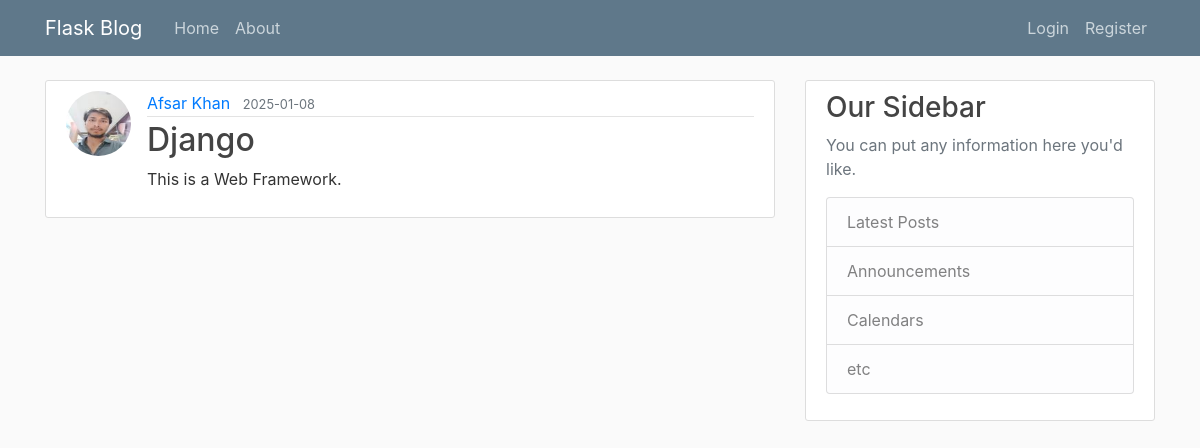
Page /home?username=Afsar+Khan&page=5 on the committed database.
### flaskblog/models.py (models this page shows, shortened)
class Post(db.Model):
    id = db.Column(db.Integer, primary_key=True)
    title = db.Column(db.String(100), nullable=False)
    date_posted = db.Column(db.DateTime, nullable=False, default=datetime.utcnow)
    content = db.Column(db.Text, nullable=False)
    user_id = db.Column(db.Integer, db.ForeignKey('user.id'), nullable=False)

class User(db.Model, UserMixin):
    id = db.Column(db.Integer, primary_key=True)
    username = db.Column(db.String(20), unique=True, nullable=False)
    email = db.Column(db.String(120), unique=True, nullable=False)
    image_file = db.Column(db.String(20), nullable=False, default='default.jpg')
    password = db.Column(db.String(60), nullable=False)
    posts = db.relationship('Post', backref='author', lazy=True)

### flaskblog/routes.py (the view)
@app.route('/')
@app.route('/home')
def home():
    page = request.args.get('page', 1, type=int)
    posts = Post.query.order_by(Post.date_posted.desc()).paginate(page=page, per_page=5)
    return render_template('home.html', posts=posts)

### flaskblog/templates/home.html
{% extends 'layout.html' %}
{% block content %}
{% for post in posts %}
<article class="media content-section">
    <img class="rounded-circle article-img" src="{{ url_for('static', filename='profile_pics/' + post.author.image_file) }}" alt="">
    <div class="media-body">
        <div class="article-metadata">
            <a class="mr-2" href="#">{{ post.author.username }}</a>
            <small class="text-muted">{{ post.date_posted.strftime('%Y-%m-%d') }}</small>
        </div>
        <h2><a class="article-title" href="{{ url_for('post', post_id=post.id) }}">{{ post.title }}</a></h2>
        <p class="article-content">{{ post.content }}</p>
    </div>
</article>
{% endfor %}
{% endblock content %}

### flaskblog/static/main.css (style rules this page uses)
body { background: #fafafa; color: #333333; margin-top: 5rem; }
h1, h2, h3, h4, h5, h6 { color: #444444; }
.content-section { background: #ffffff; padding: 10px 20px; border: 1px solid #dddddd; border-radius: 3px; margin-bottom: 20px; }
.article-title { color: #444444; }
.article-content { white-space: pre-line; }
.article-img { height: 65px; width: 65px; margin-right: 16px; }
.article-metadata { padding-bottom: 1px; margin-bottom: 4px; border-bottom: 1px solid #e3e3e3 }

### rows in the picture
Post: image_file (picture), author.username "Afsar Khan", date_posted "2025-01-08", title "Django", content "This is a Web Framework."
